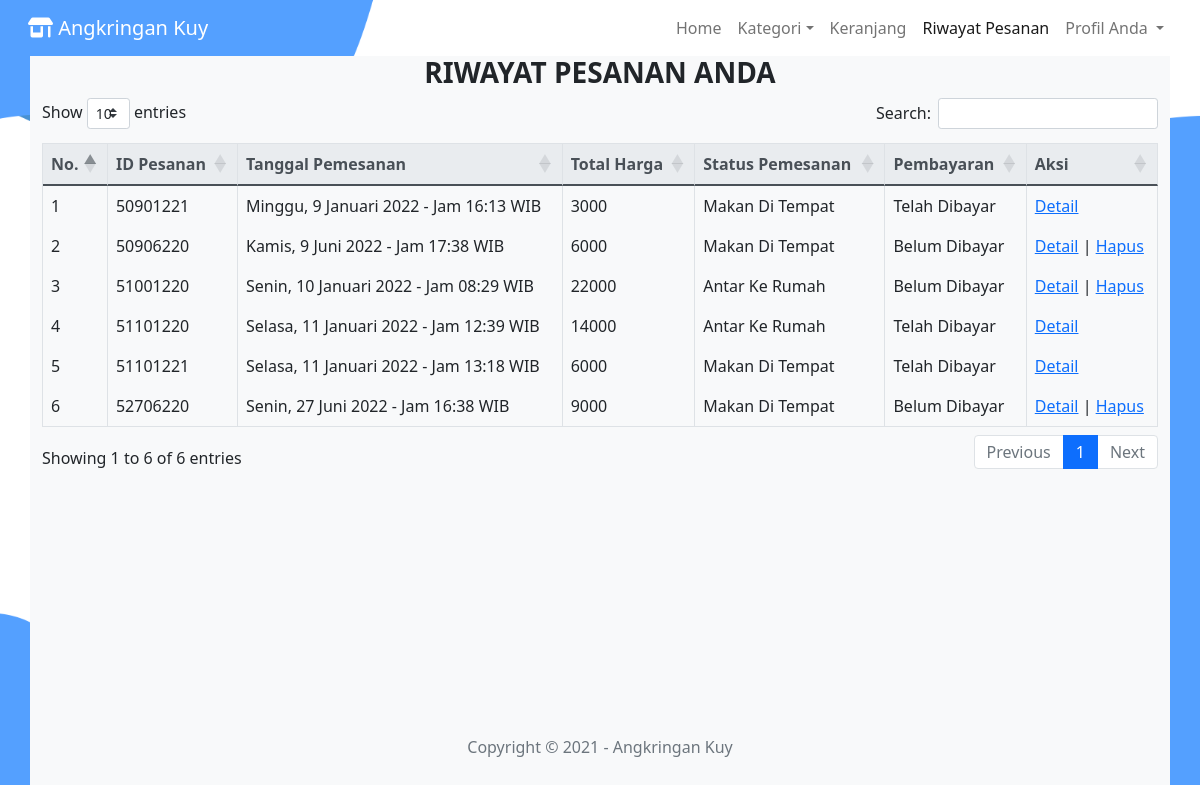
Page /riwayat_pesanan.php (signed in) on the committed database.
### tables this page shows
CREATE TABLE `tb_pesanan` (
  `id_pesanan` bigint(11) NOT NULL,
  `id_user` int(11) NOT NULL,
  `total_harga` int(6) NOT NULL,
  `tanggal_pemesanan` datetime NOT NULL DEFAULT current_timestamp(),
  `status_pemesanan` varchar(15) NOT NULL,
  `pembayaran` varchar(20) NOT NULL,
  `konfirmasi` int(1) NOT NULL,
  `selesai` int(1) NOT NULL
);

### function.php (called while the page is built, shortened)
<?php
$conn = mysqli_connect("localhost", "root", "", "db_angkringankuy");
function query($query)
{
    global $conn;
    $result = mysqli_query($conn, $query);
    $rows = [];
    while ($row = mysqli_fetch_assoc($result)) {
        $rows[] = $row;
    }
    return $rows;
}
function tanggal_indonesia($waktu_lengkap)
{
    $nama_hari = array(1 => 'Senin', 'Selasa', 'Rabu', 'Kamis', 'Jumat', 'Sabtu', 'Minggu');
    $nama_bulan = array(1 => 'Januari', 'Febuari', 'Maret', 'April', 'Mei', 'Juni', 'Juli', 'Agustus', 'September', 'Oktober', 'November', 'Desember');
    $pisah_waktu = explode(" ", $waktu_lengkap);
    $hari = $pisah_waktu[0];
    $tanggal = $pisah_waktu[1];
    $jam = $pisah_waktu[2];
    $hari_baru = $nama_hari[$hari];
    $pisah_tanggal = explode("/", $tanggal);
    $tanggal_baru = $pisah_tanggal[0] . " " . $nama_bulan[$pisah_tanggal[1]] . " " . $pisah_tanggal[2];
    return $hari_baru . ", " . $tanggal_baru . " - Jam " . $jam . " WIB";
}

### riwayat_pesanan.php (the view, shortened to what this page needs)
<?php
$id_user = $_SESSION['id_user'];
require 'function.php';
$pesanan = query("SELECT * FROM tb_pesanan WHERE id_user='$id_user'");
if(!isset($_SESSION['level'])) {
    header("location: login.php");
    }else{
?>
<!doctype html>
<html lang="en">
  <head>
    <link rel="stylesheet" href="https://stackpath.bootstrapcdn.com/bootstrap/4.5.0/css/bootstrap.min.css">
    <link rel="stylesheet" type="text/css" href="css/bootstrap.min.css">
    <link rel="stylesheet" type="text/css" href="fontawesome/css/all.min.css">
    <link rel="stylesheet" type="text/css" href="https://cdn.datatables.net/1.10.21/css/dataTables.bootstrap4.min.css">
    <link rel="stylesheet" type="text/css" href="css/style.css">
  </head>
  <body>
    <header>
        <nav class="navbar navbar-expand-lg navbar-light bg-transparent" id="MainNav">
            <div class="container-fluid">
                <a class="navbar-brand" href="index.php" style="color : white;">
                    <i class="fas fa-store-alt"></i>
                    Angkringan Kuy
                </a>
                <div class="collapse navbar-collapse" id="navbarNav">
                    <ul class="navbar-nav ml-auto">
                        <li class="nav-item">
                            <a class="nav-link js-scroll-trigger" href="index.php">Home</span></a>
                        </li>
                        <li class="nav-item dropdown">
                          <a class="nav-link dropdown-toggle" id="navbarDropdown" role="button" data-toggle="dropdown" href="">Kategori</a>
                        </li>
                        <?php
                        if(!isset($_SESSION['level'])) {
                            ?>
                        <li class="nav-item">
                            <a class="nav-link js-scroll-trigger" href="registrasi.php">Registrasi</a>
                        </li>
                        <li class="nav-item">
                            <a class="nav-link js-scroll-trigger" href="login.php">Login</a>
                        </li>
                        <?php } else {?>
                            <li class="nav-item">
                            <a class="nav-link js-scroll-trigger" href="keranjang.php">
                                Keranjang
                            </a>
                        </li>
                        <li class="nav-item active">
                            <a class="nav-link js-scroll-trigger" href="riwayat_pesanan.php">Riwayat Pesanan</a>
                        </li>
                        <li class="nav-item dropdown">
                            <a class="nav-link dropdown-toggle" id="navbarDropdown" role="button" data-toggle="dropdown" href="">
                            Profil Anda
                            </a>
                        </li>
                        <?php } ?>
                    </ul>
                </div>
            </div>
        </nav>
    </header>
    <div class="container bg-light">
    <h3 class="text-center"><b>RIWAYAT PESANAN ANDA</b></h3>
    <table class="table table-bordered" id="example">
        <thead class="thead-light">
          <tr>
            <th>No.</th>
            <th>ID Pesanan</th>
            <th>Tanggal Pemesanan</th>
            <th>Total Harga</th>
            <th>Status Pemesanan</th>
            <th>Pembayaran</th>
            <th>Aksi</th>
          </tr>
        </thead>
        <tbody>
        <?php $i = 1; ?>
        <?php foreach ($pesanan as $row) : ?>
          <tr>
            <td><?= $i; ?></td>
            <td><?= $row["id_pesanan"]; ?></td>
            <td><?= tanggal_indonesia(date('N j/n/Y H:i', strtotime($row['tanggal_pemesanan']))); ?></td>
            <td><?= $row["total_harga"]; ?></td>
            <td><?= $row["status_pemesanan"]; ?></td>
            <td>
              <?php if($row["pembayaran"] !== "Belum Dibayar") {?>
              Telah Dibayar
              <?php } else {?>
              Belum Dibayar
              <?php } ?>
            </td>
            <td>
              <a href="detail_riwayat_pesanan.php?id_pesanan=<?= $row['id_pesanan']?>">Detail</a>
              <?php if($row["pembayaran"] == "Belum Dibayar") {?>
              |
              <a href="hapus_pesanan.php?id_pesanan=<?= $row['id_pesanan']?>"
              onclick="return confirm ('Riwayat Pesanan Ini Akan Dihapus, Apakah Kamu Yakin?');">Hapus</a>
              <?php } ?>
            </td>
          </tr>
        <?php $i++; ?>
        <?php endforeach; ?>
        </tbody>
        </table><br>
        <br><br><br><br><br><br><br><br>
          <footer class="py-5">
              <div class="medium text-center text-muted">Copyright &copy; 2021 - Angkringan Kuy</div>
          </footer>
    </div>
  </body>
</html>
<?php } ?>

### css/style.css (style rules this page uses)
body { background-image: linear-gradient(rgba(0,0,0,0),rgba(0,0,0,0)), url(../gambar/bg.png); background-size: cover; background-attachment: fixed; }

### rows in the picture
tb_pesanan: id_pesanan "50901221", tanggal_pemesanan "Minggu, 9 Januari 2022 - Jam 16:13 WIB", total_harga "3000", status_pemesanan "Makan Di Tempat", shows "Telah Dibayar"
tb_pesanan: id_pesanan "50906220", tanggal_pemesanan "Kamis, 9 Juni 2022 - Jam 17:38 WIB", total_harga "6000", status_pemesanan "Makan Di Tempat", pembayaran "Belum Dibayar"
tb_pesanan: id_pesanan "51001220", tanggal_pemesanan "Senin, 10 Januari 2022 - Jam 08:29 WIB", total_harga "22000", status_pemesanan "Antar Ke Rumah", pembayaran "Belum Dibayar"
tb_pesanan: id_pesanan "51101220", tanggal_pemesanan "Selasa, 11 Januari 2022 - Jam 12:39 WIB", total_harga "14000", status_pemesanan "Antar Ke Rumah", shows "Telah Dibayar"
tb_pesanan: id_pesanan "51101221", tanggal_pemesanan "Selasa, 11 Januari 2022 - Jam 13:18 WIB", total_harga "6000", status_pemesanan "Makan Di Tempat", shows "Telah Dibayar"
tb_pesanan: id_pesanan "52706220", tanggal_pemesanan "Senin, 27 Juni 2022 - Jam 16:38 WIB", total_harga "9000", status_pemesanan "Makan Di Tempat", pembayaran "Belum Dibayar"
